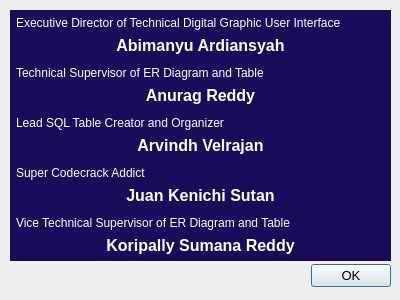
<?xml version="1.0" encoding="UTF-8"?>
<ui version="4.0">
 <class>CreditsDialog</class>
 <widget class="QDialog" name="CreditsDialog">
  <property name="geometry">
   <rect>
    <x>0</x>
    <y>0</y>
    <width>400</width>
    <height>300</height>
   </rect>
  </property>
  <property name="windowTitle">
   <string>these people worked hard</string>
  </property>
  <widget class="QDialogButtonBox" name="buttonBox">
   <property name="geometry">
    <rect>
     <x>10</x>
     <y>260</y>
     <width>381</width>
     <height>31</height>
    </rect>
   </property>
   <property name="font">
    <font>
     <family>Arial</family>
     <pointsize>10</pointsize>
     <underline>false</underline>
     <strikeout>false</strikeout>
     <kerning>true</kerning>
    </font>
   </property>
   <property name="orientation">
    <enum>Qt::Horizontal</enum>
   </property>
   <property name="standardButtons">
    <set>QDialogButtonBox::Ok</set>
   </property>
  </widget>
  <widget class="QFrame" name="frame">
   <property name="geometry">
    <rect>
     <x>10</x>
     <y>10</y>
     <width>381</width>
     <height>251</height>
    </rect>
   </property>
   <property name="styleSheet">
    <string notr="true">background-color: rgb(24, 11, 90);</string>
   </property>
   <property name="frameShape">
    <enum>QFrame::Panel</enum>
   </property>
   <property name="frameShadow">
    <enum>QFrame::Sunken</enum>
   </property>
   <property name="lineWidth">
    <number>1</number>
   </property>
   <widget class="QWidget" name="gridLayoutWidget">
    <property name="geometry">
     <rect>
      <x>0</x>
      <y>0</y>
      <width>381</width>
      <height>251</height>
     </rect>
    </property>
    <layout class="QGridLayout" name="gridLayout">
     <property name="leftMargin">
      <number>6</number>
     </property>
     <property name="topMargin">
      <number>6</number>
     </property>
     <property name="rightMargin">
      <number>6</number>
     </property>
     <property name="bottomMargin">
      <number>6</number>
     </property>
     <item row="5" column="0">
      <spacer name="verticalSpacer_2">
       <property name="orientation">
        <enum>Qt::Vertical</enum>
       </property>
       <property name="sizeHint" stdset="0">
        <size>
         <width>20</width>
         <height>40</height>
        </size>
       </property>
      </spacer>
     </item>
     <item row="0" column="0">
      <widget class="QLabel" name="label">
       <property name="font">
        <font>
         <family>Arial</family>
         <pointsize>9</pointsize>
        </font>
       </property>
       <property name="styleSheet">
        <string notr="true">color: rgb(255, 255, 255);</string>
       </property>
       <property name="text">
        <string>Executive Director of Technical Digital Graphic User Interface</string>
       </property>
      </widget>
     </item>
     <item row="13" column="0">
      <widget class="QLabel" name="label_10">
       <property name="font">
        <font>
         <family>Arial</family>
         <pointsize>12</pointsize>
         <weight>75</weight>
         <bold>true</bold>
        </font>
       </property>
       <property name="styleSheet">
        <string notr="true">color: rgb(255, 255, 255);</string>
       </property>
       <property name="text">
        <string>Koripally Sumana Reddy</string>
       </property>
       <property name="alignment">
        <set>Qt::AlignCenter</set>
       </property>
      </widget>
     </item>
     <item row="12" column="0">
      <widget class="QLabel" name="label_9">
       <property name="font">
        <font>
         <family>Arial</family>
         <pointsize>9</pointsize>
        </font>
       </property>
       <property name="styleSheet">
        <string notr="true">color: rgb(255, 255, 255);</string>
       </property>
       <property name="text">
        <string>Vice Technical Supervisor of ER Diagram and Table</string>
       </property>
      </widget>
     </item>
     <item row="2" column="0">
      <spacer name="verticalSpacer">
       <property name="orientation">
        <enum>Qt::Vertical</enum>
       </property>
       <property name="sizeHint" stdset="0">
        <size>
         <width>20</width>
         <height>40</height>
        </size>
       </property>
      </spacer>
     </item>
     <item row="3" column="0">
      <widget class="QLabel" name="label_2">
       <property name="font">
        <font>
         <family>Arial</family>
         <pointsize>9</pointsize>
        </font>
       </property>
       <property name="styleSheet">
        <string notr="true">color: rgb(255, 255, 255);</string>
       </property>
       <property name="text">
        <string>Technical Supervisor of ER Diagram and Table</string>
       </property>
      </widget>
     </item>
     <item row="4" column="0">
      <widget class="QLabel" name="label_3">
       <property name="font">
        <font>
         <family>Arial</family>
         <pointsize>12</pointsize>
         <weight>75</weight>
         <bold>true</bold>
        </font>
       </property>
       <property name="styleSheet">
        <string notr="true">color: rgb(255, 255, 255);</string>
       </property>
       <property name="text">
        <string>Anurag Reddy</string>
       </property>
       <property name="alignment">
        <set>Qt::AlignCenter</set>
       </property>
      </widget>
     </item>
     <item row="6" column="0">
      <widget class="QLabel" name="label_4">
       <property name="font">
        <font>
         <family>Arial</family>
         <pointsize>9</pointsize>
        </font>
       </property>
       <property name="styleSheet">
        <string notr="true">color: rgb(255, 255, 255);</string>
       </property>
       <property name="text">
        <string>Lead SQL Table Creator and Organizer</string>
       </property>
      </widget>
     </item>
     <item row="8" column="0">
      <spacer name="verticalSpacer_3">
       <property name="orientation">
        <enum>Qt::Vertical</enum>
       </property>
       <property name="sizeHint" stdset="0">
        <size>
         <width>20</width>
         <height>40</height>
        </size>
       </property>
      </spacer>
     </item>
     <item row="7" column="0">
      <widget class="QLabel" name="label_5">
       <property name="font">
        <font>
         <family>Arial</family>
         <pointsize>12</pointsize>
         <weight>75</weight>
         <bold>true</bold>
        </font>
       </property>
       <property name="styleSheet">
        <string notr="true">color: rgb(255, 255, 255);</string>
       </property>
       <property name="text">
        <string>Arvindh Velrajan</string>
       </property>
       <property name="alignment">
        <set>Qt::AlignCenter</set>
       </property>
      </widget>
     </item>
     <item row="9" column="0">
      <widget class="QLabel" name="label_7">
       <property name="font">
        <font>
         <family>Arial</family>
         <pointsize>9</pointsize>
        </font>
       </property>
       <property name="styleSheet">
        <string notr="true">color: rgb(255, 255, 255);</string>
       </property>
       <property name="text">
        <string>Super Codecrack Addict</string>
       </property>
      </widget>
     </item>
     <item row="10" column="0">
      <widget class="QLabel" name="label_8">
       <property name="font">
        <font>
         <family>Arial</family>
         <pointsize>12</pointsize>
         <weight>75</weight>
         <bold>true</bold>
        </font>
       </property>
       <property name="styleSheet">
        <string notr="true">color: rgb(255, 255, 255);</string>
       </property>
       <property name="text">
        <string>Juan Kenichi Sutan</string>
       </property>
       <property name="alignment">
        <set>Qt::AlignCenter</set>
       </property>
      </widget>
     </item>
     <item row="1" column="0">
      <widget class="QLabel" name="label_6">
       <property name="font">
        <font>
         <family>Arial</family>
         <pointsize>12</pointsize>
         <weight>75</weight>
         <bold>true</bold>
        </font>
       </property>
       <property name="styleSheet">
        <string notr="true">color: rgb(255, 255, 255);</string>
       </property>
       <property name="text">
        <string>Abimanyu Ardiansyah</string>
       </property>
       <property name="alignment">
        <set>Qt::AlignCenter</set>
       </property>
      </widget>
     </item>
     <item row="11" column="0">
      <spacer name="verticalSpacer_4">
       <property name="orientation">
        <enum>Qt::Vertical</enum>
       </property>
       <property name="sizeHint" stdset="0">
        <size>
         <width>20</width>
         <height>40</height>
        </size>
       </property>
      </spacer>
     </item>
    </layout>
   </widget>
  </widget>
  <zorder>frame</zorder>
  <zorder>buttonBox</zorder>
 </widget>
 <resources/>
 <connections>
  <connection>
   <sender>buttonBox</sender>
   <signal>accepted()</signal>
   <receiver>CreditsDialog</receiver>
   <slot>accept()</slot>
   <hints>
    <hint type="sourcelabel">
     <x>248</x>
     <y>254</y>
    </hint>
    <hint type="destinationlabel">
     <x>157</x>
     <y>274</y>
    </hint>
   </hints>
  </connection>
  <connection>
   <sender>buttonBox</sender>
   <signal>rejected()</signal>
   <receiver>CreditsDialog</receiver>
   <slot>reject()</slot>
   <hints>
    <hint type="sourcelabel">
     <x>316</x>
     <y>260</y>
    </hint>
    <hint type="destinationlabel">
     <x>286</x>
     <y>274</y>
    </hint>
   </hints>
  </connection>
 </connections>
</ui>
